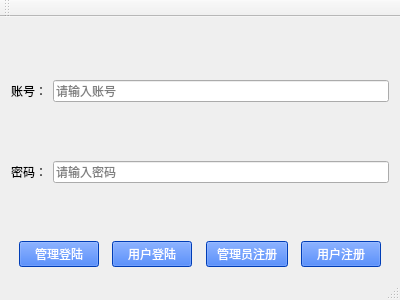
<?xml version="1.0" encoding="UTF-8"?>
<ui version="4.0">
 <class>MainWindow</class>
 <widget class="QMainWindow" name="MainWindow">
  <property name="geometry">
   <rect>
    <x>0</x>
    <y>0</y>
    <width>400</width>
    <height>300</height>
   </rect>
  </property>
  <property name="minimumSize">
   <size>
    <width>400</width>
    <height>300</height>
   </size>
  </property>
  <property name="maximumSize">
   <size>
    <width>400</width>
    <height>300</height>
   </size>
  </property>
  <property name="windowTitle">
   <string>高校社团管理系统登陆界面</string>
  </property>
  <widget class="QWidget" name="centralWidget">
   <layout class="QVBoxLayout" name="verticalLayout_2">
    <item>
     <layout class="QVBoxLayout" name="verticalLayout">
      <item>
       <spacer name="verticalSpacer_3">
        <property name="orientation">
         <enum>Qt::Vertical</enum>
        </property>
        <property name="sizeHint" stdset="0">
         <size>
          <width>20</width>
          <height>40</height>
         </size>
        </property>
       </spacer>
      </item>
      <item>
       <layout class="QHBoxLayout" name="horizontalLayout">
        <item>
         <widget class="QLabel" name="label">
          <property name="styleSheet">
           <string notr="true">color: rgb(0, 0, 0);</string>
          </property>
          <property name="text">
           <string>账号：</string>
          </property>
          <property name="textInteractionFlags">
           <set>Qt::LinksAccessibleByMouse</set>
          </property>
         </widget>
        </item>
        <item>
         <widget class="QLineEdit" name="account">
          <property name="styleSheet">
           <string notr="true">color: rgb(0, 0, 0);</string>
          </property>
          <property name="inputMask">
           <string/>
          </property>
          <property name="text">
           <string/>
          </property>
          <property name="placeholderText">
           <string>请输入账号</string>
          </property>
         </widget>
        </item>
       </layout>
      </item>
      <item>
       <spacer name="verticalSpacer">
        <property name="orientation">
         <enum>Qt::Vertical</enum>
        </property>
        <property name="sizeHint" stdset="0">
         <size>
          <width>20</width>
          <height>40</height>
         </size>
        </property>
       </spacer>
      </item>
      <item>
       <layout class="QHBoxLayout" name="horizontalLayout_3">
        <item>
         <widget class="QLabel" name="label_2">
          <property name="styleSheet">
           <string notr="true">color: rgb(255, 255, 255);
color: rgb(0, 0, 0);</string>
          </property>
          <property name="text">
           <string>密码：</string>
          </property>
         </widget>
        </item>
        <item>
         <widget class="QLineEdit" name="password">
          <property name="styleSheet">
           <string notr="true">color: rgb(0, 0, 0);</string>
          </property>
          <property name="inputMask">
           <string/>
          </property>
          <property name="text">
           <string/>
          </property>
          <property name="placeholderText">
           <string>请输入密码</string>
          </property>
         </widget>
        </item>
       </layout>
      </item>
      <item>
       <spacer name="verticalSpacer_2">
        <property name="orientation">
         <enum>Qt::Vertical</enum>
        </property>
        <property name="sizeHint" stdset="0">
         <size>
          <width>20</width>
          <height>40</height>
         </size>
        </property>
       </spacer>
      </item>
      <item>
       <layout class="QHBoxLayout" name="horizontalLayout_2">
        <item>
         <spacer name="horizontalSpacer_2">
          <property name="orientation">
           <enum>Qt::Horizontal</enum>
          </property>
          <property name="sizeHint" stdset="0">
           <size>
            <width>40</width>
            <height>20</height>
           </size>
          </property>
         </spacer>
        </item>
        <item>
         <widget class="QPushButton" name="manager">
          <property name="styleSheet">
           <string notr="true">color: rgb(255, 255, 255);
background-color: rgb(0, 85, 255);</string>
          </property>
          <property name="text">
           <string>管理登陆</string>
          </property>
          <property name="flat">
           <bool>false</bool>
          </property>
         </widget>
        </item>
        <item>
         <spacer name="horizontalSpacer_4">
          <property name="orientation">
           <enum>Qt::Horizontal</enum>
          </property>
          <property name="sizeHint" stdset="0">
           <size>
            <width>40</width>
            <height>20</height>
           </size>
          </property>
         </spacer>
        </item>
        <item>
         <widget class="QPushButton" name="user">
          <property name="styleSheet">
           <string notr="true">color: rgb(255, 255, 255);
background-color: rgb(0, 85, 255);</string>
          </property>
          <property name="text">
           <string>用户登陆</string>
          </property>
          <property name="flat">
           <bool>false</bool>
          </property>
         </widget>
        </item>
        <item>
         <spacer name="horizontalSpacer_5">
          <property name="orientation">
           <enum>Qt::Horizontal</enum>
          </property>
          <property name="sizeHint" stdset="0">
           <size>
            <width>40</width>
            <height>20</height>
           </size>
          </property>
         </spacer>
        </item>
        <item>
         <widget class="QPushButton" name="zhuce1">
          <property name="minimumSize">
           <size>
            <width>82</width>
            <height>0</height>
           </size>
          </property>
          <property name="styleSheet">
           <string notr="true">color: rgb(255, 255, 255);
background-color: rgb(0, 85, 255);</string>
          </property>
          <property name="text">
           <string>管理员注册</string>
          </property>
          <property name="flat">
           <bool>false</bool>
          </property>
         </widget>
        </item>
        <item>
         <spacer name="horizontalSpacer">
          <property name="orientation">
           <enum>Qt::Horizontal</enum>
          </property>
          <property name="sizeHint" stdset="0">
           <size>
            <width>40</width>
            <height>20</height>
           </size>
          </property>
         </spacer>
        </item>
        <item>
         <widget class="QPushButton" name="zhuce">
          <property name="styleSheet">
           <string notr="true">color: rgb(255, 255, 255);
background-color: rgb(0, 85, 255);</string>
          </property>
          <property name="text">
           <string>用户注册</string>
          </property>
          <property name="flat">
           <bool>false</bool>
          </property>
         </widget>
        </item>
        <item>
         <spacer name="horizontalSpacer_3">
          <property name="orientation">
           <enum>Qt::Horizontal</enum>
          </property>
          <property name="sizeHint" stdset="0">
           <size>
            <width>40</width>
            <height>20</height>
           </size>
          </property>
         </spacer>
        </item>
       </layout>
      </item>
     </layout>
    </item>
   </layout>
  </widget>
  <widget class="QMenuBar" name="menuBar">
   <property name="geometry">
    <rect>
     <x>0</x>
     <y>0</y>
     <width>400</width>
     <height>26</height>
    </rect>
   </property>
  </widget>
  <widget class="QToolBar" name="mainToolBar">
   <attribute name="toolBarArea">
    <enum>TopToolBarArea</enum>
   </attribute>
   <attribute name="toolBarBreak">
    <bool>false</bool>
   </attribute>
  </widget>
  <widget class="QStatusBar" name="statusBar"/>
 </widget>
 <layoutdefault spacing="6" margin="11"/>
 <resources/>
 <connections/>
</ui>
